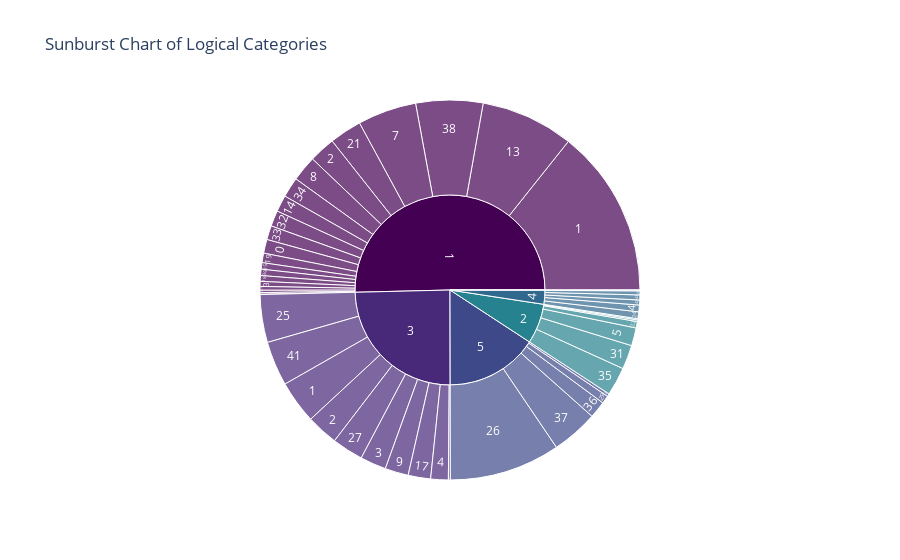

The notebook cell saved with this chart:
### Markdown cell above
## GOOD IDEAS

### Code cell
fig = px.sunburst(
    category_counts,
    path=['A', 'B'],  # Hierarchical structure
    values='count',  # Use counts to determine segment size
    title="Sunburst Chart of Logical Categories",
    color='A',  # Use A to color the segments
    color_discrete_sequence=px.colors.sequential.Viridis
)
fig.show()

### Figure 1 — Plotly figure (JSON) as saved in the notebook; plotly's stock layout.template omitted (floating-point values rounded to 4 significant figures)
{"data": [{"branchvalues": "total", "customdata": [["1"], ["3"], ["5"], ["3"], ["4"], ["3"], ["2"], ["1"], ["3"], ["1"], ["1"], ["1"], ["1"], ["1"], ["1"], ["1"], ["1"], ["2"], ["1"], ["3"], ["1"], ["3"], ["2"], ["3"], ["1"], ["0"], ["5"], ["4"], ["1"], ["5"], ["5"], ["2"], ["1"], ["1"], ["1"], ["2"], ["5"], ["1"], ["3"], ["4"], ["3"], ["4"], ["4"], ["4"], ["1"], ["2"], ["1"], ["1"], ["3"], ["0"], ["1"], ["2"], ["3"], ["4"], ["5"]], "domain": {"x": [0, 1], "y": [0, 1]}, "hovertemplate": "labels=%{label}<br>count=%{value}<br>parent=%{parent}<br>id=%{id}<br>A=%{customdata[0]}<extra></extra>", "ids": ["1/0", "3/27", "5/26", "3/25", "4/24", "3/23", "2/22", "1/21", "3/2", "1/2", "1/18", "1/19", "1/17", "1/16", "1/15", "1/14", "1/13", "2/12", "1/11", "3/1", "1/1", "3/17", "2/3", "3/3", "1/3", "0/3", "5/29", "4/28", "1/38", "5/37", "5/36", "2/35", "1/39", "1/33", "1/32", "2/31", "5/3", "1/34", "3/4", "4/4", "3/41", "4/42", "4/43", "4/44", "1/8", "2/5", "1/6", "1/7", "3/9", "0", "1", "2", "3", "4", "5"], "labels": ["0", "27", "26", "25", "24", "23", "22", "21", "2", "2", "18", "19", "17", "16", "15", "14", "13", "12", "11", "1", "1", "17", "3", "3", "3", "3", "29", "28", "38", "37", "36", "35", "39", "33", "32", "31", "3", "34", "4", "4", "41", "42", "43", "44", "8", "5", "6", "7", "9", "0", "1", "2", "3", "4", "5"], "marker": {"colors": ["#440154", "#482878", "#3e4989", "#482878", "#31688e", "#482878", "#26828e", "#440154", "#482878", "#440154", "#440154", "#440154", "#440154", "#440154", "#440154", "#440154", "#440154", "#26828e", "#440154", "#482878", "#440154", "#482878", "#26828e", "#482878", "#440154", "#1f9e89", "#3e4989", "#31688e", "#440154", "#3e4989", "#3e4989", "#26828e", "#440154", "#440154", "#440154", "#26828e", "#3e4989", "#440154", "#482878", "#31688e", "#482878", "#31688e", "#31688e", "#31688e", "#440154", "#26828e", "#440154", "#440154", "#482878", "#1f9e89", "#440154", "#26828e", "#482878", "#31688e", "#3e4989"]}, "name": "", "parents": ["1", "3", "5", "3", "4", "3", "2", "1", "3", "1", "1", "1", "1", "1", "1", "1", "1", "2", "1", "3", "1", "3", "2", "3", "1", "0", "5", "4", "1", "5", "5", "2", "1", "1", "1", "2", "5", "1", "3", "4", "3", "4", "4", "4", "1", "2", "1", "1", "3", "", "", "", "", "", ""], "type": "sunburst", "values": [113, 257, 910, 392, 56, 16, 53, 265, 260, 215, 47, 78, 19, 2, 53, 136, 762, 10, 31, 352, 1378, 184, 13, 213, 41, 1, 65, 33, 550, 382, 139, 234, 52, 115, 129, 198, 23, 165, 144, 55, 366, 41, 41, 6, 210, 147, 14, 482, 192, 1, 4857, 655, 2376, 232, 1519]}], "layout": {"legend": {"tracegroupgap": 0}, "sunburstcolorway": ["#440154", "#482878", "#3e4989", "#31688e", "#26828e", "#1f9e89", "#35b779", "#6ece58", "#b5de2b", "#fde725"], "title": {"text": "Sunburst Chart of Logical Categories"}}}
